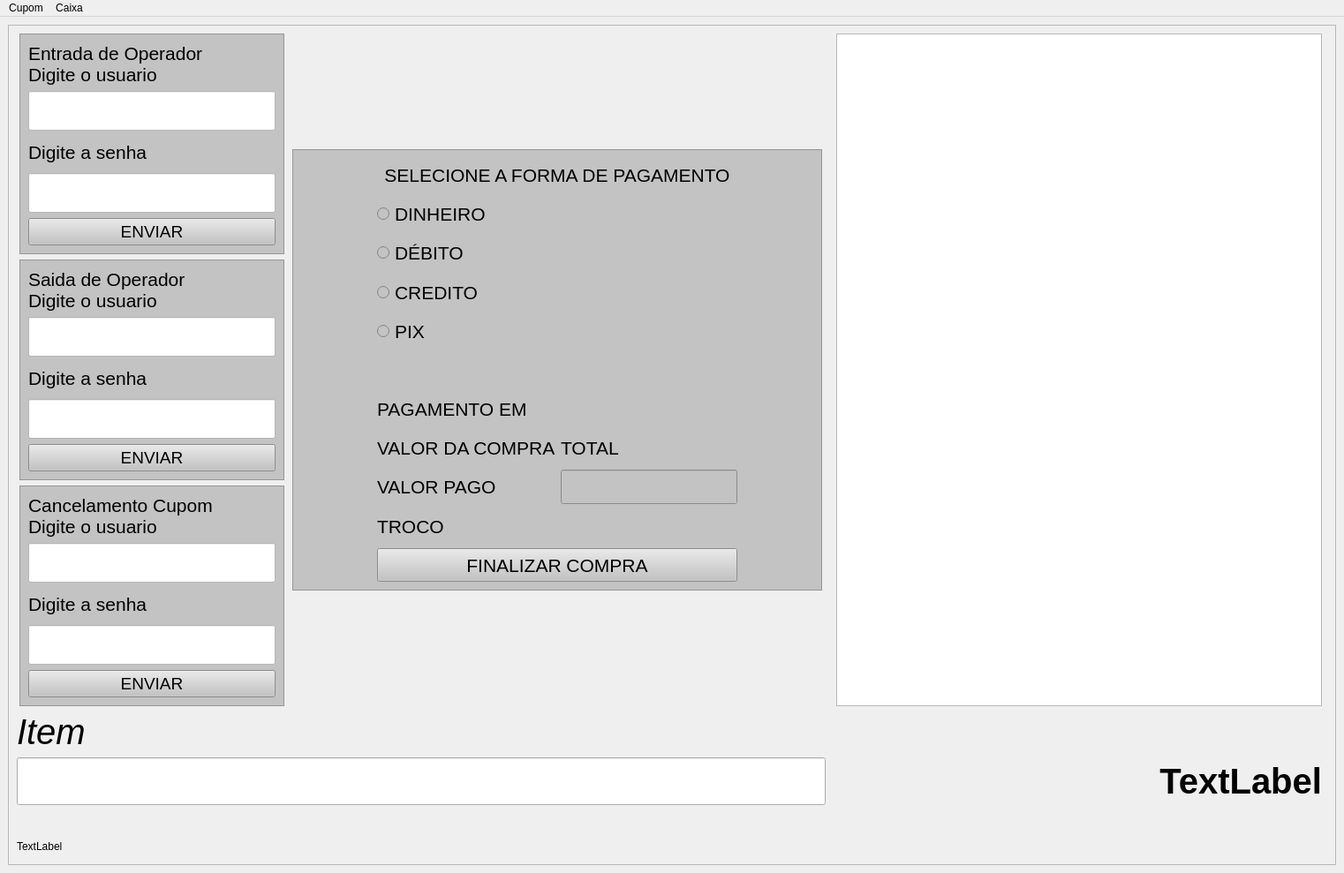
<?xml version="1.0" encoding="UTF-8"?>
<ui version="4.0">
 <class>MainWindow</class>
 <widget class="QMainWindow" name="MainWindow">
  <property name="geometry">
   <rect>
    <x>0</x>
    <y>0</y>
    <width>1522</width>
    <height>989</height>
   </rect>
  </property>
  <property name="windowTitle">
   <string>SisVendas 2023</string>
  </property>
  <widget class="QWidget" name="centralwidget">
   <layout class="QGridLayout" name="gridLayout_8">
    <item row="1" column="2">
     <layout class="QHBoxLayout" name="horizontalLayout">
      <item>
       <widget class="QFrame" name="frame_modulo_vendas">
        <property name="frameShape">
         <enum>QFrame::StyledPanel</enum>
        </property>
        <property name="frameShadow">
         <enum>QFrame::Raised</enum>
        </property>
        <layout class="QGridLayout" name="gridLayout_2">
         <item row="0" column="0">
          <layout class="QGridLayout" name="gridLayout">
           <item row="3" column="1">
            <widget class="QLineEdit" name="txt_ean">
             <property name="maximumSize">
              <size>
               <width>3000</width>
               <height>16777215</height>
              </size>
             </property>
             <property name="font">
              <font>
               <pointsize>30</pointsize>
              </font>
             </property>
             <property name="text">
              <string/>
             </property>
            </widget>
           </item>
           <item row="4" column="1" colspan="4">
            <widget class="QLabel" name="lbl_mensagem">
             <property name="maximumSize">
              <size>
               <width>16777215</width>
               <height>30</height>
              </size>
             </property>
             <property name="font">
              <font>
               <weight>75</weight>
               <bold>true</bold>
              </font>
             </property>
             <property name="text">
              <string/>
             </property>
            </widget>
           </item>
           <item row="0" column="3" rowspan="2">
            <widget class="QListWidget" name="lst_itens">
             <property name="minimumSize">
              <size>
               <width>550</width>
               <height>0</height>
              </size>
             </property>
             <property name="maximumSize">
              <size>
               <width>550</width>
               <height>2000</height>
              </size>
             </property>
             <property name="font">
              <font>
               <pointsize>15</pointsize>
              </font>
             </property>
            </widget>
           </item>
           <item row="5" column="1" colspan="4">
            <widget class="QLabel" name="lbl_rodape">
             <property name="maximumSize">
              <size>
               <width>16777215</width>
               <height>30</height>
              </size>
             </property>
             <property name="text">
              <string>TextLabel</string>
             </property>
            </widget>
           </item>
           <item row="3" column="3">
            <widget class="QLabel" name="lbl_total">
             <property name="maximumSize">
              <size>
               <width>550</width>
               <height>16777215</height>
              </size>
             </property>
             <property name="font">
              <font>
               <pointsize>30</pointsize>
               <weight>75</weight>
               <italic>false</italic>
               <bold>true</bold>
              </font>
             </property>
             <property name="text">
              <string>TextLabel</string>
             </property>
             <property name="alignment">
              <set>Qt::AlignRight|Qt::AlignTrailing|Qt::AlignVCenter</set>
             </property>
            </widget>
           </item>
           <item row="2" column="1" colspan="3">
            <widget class="QLabel" name="lbl_item">
             <property name="minimumSize">
              <size>
               <width>800</width>
               <height>0</height>
              </size>
             </property>
             <property name="maximumSize">
              <size>
               <width>800</width>
               <height>50</height>
              </size>
             </property>
             <property name="font">
              <font>
               <pointsize>30</pointsize>
               <italic>true</italic>
              </font>
             </property>
             <property name="text">
              <string>Item</string>
             </property>
            </widget>
           </item>
           <item row="0" column="1" rowspan="2">
            <layout class="QHBoxLayout" name="horizontalLayout_3">
             <item>
              <layout class="QVBoxLayout" name="verticalLayout_5">
               <item>
                <widget class="QFrame" name="frame_login">
                 <property name="minimumSize">
                  <size>
                   <width>300</width>
                   <height>250</height>
                  </size>
                 </property>
                 <property name="maximumSize">
                  <size>
                   <width>300</width>
                   <height>250</height>
                  </size>
                 </property>
                 <property name="styleSheet">
                  <string notr="true">background-color: rgb(195, 195, 195);</string>
                 </property>
                 <property name="frameShape">
                  <enum>QFrame::StyledPanel</enum>
                 </property>
                 <property name="frameShadow">
                  <enum>QFrame::Raised</enum>
                 </property>
                 <layout class="QGridLayout" name="gridLayout_6">
                  <item row="0" column="0">
                   <layout class="QVBoxLayout" name="verticalLayout_2">
                    <item>
                     <widget class="QLabel" name="lbl_msg_login_3">
                      <property name="font">
                       <font>
                        <pointsize>16</pointsize>
                       </font>
                      </property>
                      <property name="text">
                       <string>Entrada de Operador
Digite o usuario</string>
                      </property>
                     </widget>
                    </item>
                    <item>
                     <widget class="QLineEdit" name="ed_usuario_login">
                      <property name="font">
                       <font>
                        <pointsize>25</pointsize>
                       </font>
                      </property>
                      <property name="styleSheet">
                       <string notr="true">background-color: rgb(255, 255, 255);</string>
                      </property>
                     </widget>
                    </item>
                    <item>
                     <widget class="QLabel" name="lbl_msg_login_4">
                      <property name="font">
                       <font>
                        <pointsize>16</pointsize>
                       </font>
                      </property>
                      <property name="text">
                       <string>Digite a senha</string>
                      </property>
                     </widget>
                    </item>
                    <item>
                     <widget class="QLineEdit" name="ed_senha_login">
                      <property name="font">
                       <font>
                        <pointsize>25</pointsize>
                       </font>
                      </property>
                      <property name="styleSheet">
                       <string notr="true">background-color: rgb(255, 255, 255);</string>
                      </property>
                      <property name="inputMask">
                       <string/>
                      </property>
                      <property name="text">
                       <string/>
                      </property>
                     </widget>
                    </item>
                    <item>
                     <widget class="QPushButton" name="bt_entraOperador">
                      <property name="font">
                       <font>
                        <pointsize>14</pointsize>
                       </font>
                      </property>
                      <property name="text">
                       <string>ENVIAR</string>
                      </property>
                     </widget>
                    </item>
                   </layout>
                  </item>
                 </layout>
                </widget>
               </item>
               <item>
                <widget class="QFrame" name="frame_logout">
                 <property name="minimumSize">
                  <size>
                   <width>300</width>
                   <height>250</height>
                  </size>
                 </property>
                 <property name="maximumSize">
                  <size>
                   <width>300</width>
                   <height>250</height>
                  </size>
                 </property>
                 <property name="styleSheet">
                  <string notr="true">background-color: rgb(195, 195, 195);</string>
                 </property>
                 <property name="frameShape">
                  <enum>QFrame::StyledPanel</enum>
                 </property>
                 <property name="frameShadow">
                  <enum>QFrame::Raised</enum>
                 </property>
                 <layout class="QGridLayout" name="gridLayout_5">
                  <item row="0" column="0">
                   <layout class="QVBoxLayout" name="verticalLayout">
                    <item>
                     <widget class="QLabel" name="lbl_msg_login">
                      <property name="font">
                       <font>
                        <pointsize>16</pointsize>
                       </font>
                      </property>
                      <property name="text">
                       <string>Saida de Operador
Digite o usuario</string>
                      </property>
                     </widget>
                    </item>
                    <item>
                     <widget class="QLineEdit" name="ed_usuario_logout">
                      <property name="font">
                       <font>
                        <pointsize>25</pointsize>
                       </font>
                      </property>
                      <property name="styleSheet">
                       <string notr="true">background-color: rgb(255, 255, 255);</string>
                      </property>
                     </widget>
                    </item>
                    <item>
                     <widget class="QLabel" name="lbl_msg_login_2">
                      <property name="font">
                       <font>
                        <pointsize>16</pointsize>
                       </font>
                      </property>
                      <property name="text">
                       <string>Digite a senha</string>
                      </property>
                     </widget>
                    </item>
                    <item>
                     <widget class="QLineEdit" name="ed_senha_logout">
                      <property name="font">
                       <font>
                        <pointsize>25</pointsize>
                       </font>
                      </property>
                      <property name="styleSheet">
                       <string notr="true">background-color: rgb(255, 255, 255);</string>
                      </property>
                     </widget>
                    </item>
                    <item>
                     <widget class="QPushButton" name="bt_saiOperador">
                      <property name="font">
                       <font>
                        <pointsize>14</pointsize>
                       </font>
                      </property>
                      <property name="text">
                       <string>ENVIAR</string>
                      </property>
                     </widget>
                    </item>
                   </layout>
                  </item>
                 </layout>
                </widget>
               </item>
               <item>
                <widget class="QFrame" name="frame_cancelaCupom">
                 <property name="minimumSize">
                  <size>
                   <width>300</width>
                   <height>250</height>
                  </size>
                 </property>
                 <property name="maximumSize">
                  <size>
                   <width>250</width>
                   <height>250</height>
                  </size>
                 </property>
                 <property name="styleSheet">
                  <string notr="true">background-color: rgb(195, 195, 195);</string>
                 </property>
                 <property name="frameShape">
                  <enum>QFrame::StyledPanel</enum>
                 </property>
                 <property name="frameShadow">
                  <enum>QFrame::Raised</enum>
                 </property>
                 <layout class="QGridLayout" name="gridLayout_7">
                  <item row="0" column="0">
                   <layout class="QVBoxLayout" name="verticalLayout_3">
                    <item>
                     <widget class="QLabel" name="lbl_msg_login_5">
                      <property name="font">
                       <font>
                        <pointsize>16</pointsize>
                       </font>
                      </property>
                      <property name="text">
                       <string>Cancelamento Cupom
Digite o usuario</string>
                      </property>
                     </widget>
                    </item>
                    <item>
                     <widget class="QLineEdit" name="ed_usuario_cancelaCupom">
                      <property name="font">
                       <font>
                        <pointsize>25</pointsize>
                       </font>
                      </property>
                      <property name="styleSheet">
                       <string notr="true">background-color: rgb(255, 255, 255);</string>
                      </property>
                     </widget>
                    </item>
                    <item>
                     <widget class="QLabel" name="lbl_msg_login_6">
                      <property name="font">
                       <font>
                        <pointsize>16</pointsize>
                       </font>
                      </property>
                      <property name="text">
                       <string>Digite a senha</string>
                      </property>
                     </widget>
                    </item>
                    <item>
                     <widget class="QLineEdit" name="ed_senha_cancelaCupom">
                      <property name="font">
                       <font>
                        <pointsize>25</pointsize>
                       </font>
                      </property>
                      <property name="styleSheet">
                       <string notr="true">background-color: rgb(255, 255, 255);</string>
                      </property>
                     </widget>
                    </item>
                    <item>
                     <widget class="QPushButton" name="bt_cancelaCupom">
                      <property name="font">
                       <font>
                        <pointsize>14</pointsize>
                       </font>
                      </property>
                      <property name="text">
                       <string>ENVIAR</string>
                      </property>
                     </widget>
                    </item>
                   </layout>
                  </item>
                 </layout>
                </widget>
               </item>
              </layout>
             </item>
             <item>
              <layout class="QVBoxLayout" name="verticalLayout_4">
               <item>
                <widget class="QFrame" name="frame_subtotal">
                 <property name="minimumSize">
                  <size>
                   <width>600</width>
                   <height>500</height>
                  </size>
                 </property>
                 <property name="maximumSize">
                  <size>
                   <width>600</width>
                   <height>500</height>
                  </size>
                 </property>
                 <property name="styleSheet">
                  <string notr="true">background-color: rgb(195, 195, 195);</string>
                 </property>
                 <property name="frameShape">
                  <enum>QFrame::StyledPanel</enum>
                 </property>
                 <property name="frameShadow">
                  <enum>QFrame::Raised</enum>
                 </property>
                 <layout class="QGridLayout" name="gridLayout_4">
                  <item row="0" column="1">
                   <layout class="QGridLayout" name="gridLayout_3">
                    <item row="9" column="2">
                     <widget class="QLabel" name="lb_troco">
                      <property name="maximumSize">
                       <size>
                        <width>16777215</width>
                        <height>40</height>
                       </size>
                      </property>
                      <property name="font">
                       <font>
                        <pointsize>16</pointsize>
                       </font>
                      </property>
                      <property name="text">
                       <string/>
                      </property>
                     </widget>
                    </item>
                    <item row="4" column="1" colspan="2">
                     <widget class="QRadioButton" name="rb_pix">
                      <property name="maximumSize">
                       <size>
                        <width>16777215</width>
                        <height>40</height>
                       </size>
                      </property>
                      <property name="font">
                       <font>
                        <pointsize>16</pointsize>
                       </font>
                      </property>
                      <property name="text">
                       <string>PIX</string>
                      </property>
                     </widget>
                    </item>
                    <item row="1" column="1" colspan="2">
                     <widget class="QRadioButton" name="rb_dinheiro">
                      <property name="maximumSize">
                       <size>
                        <width>16777215</width>
                        <height>40</height>
                       </size>
                      </property>
                      <property name="font">
                       <font>
                        <pointsize>16</pointsize>
                       </font>
                      </property>
                      <property name="text">
                       <string>DINHEIRO</string>
                      </property>
                     </widget>
                    </item>
                    <item row="8" column="1">
                     <widget class="QLabel" name="label_5">
                      <property name="maximumSize">
                       <size>
                        <width>16777215</width>
                        <height>40</height>
                       </size>
                      </property>
                      <property name="font">
                       <font>
                        <pointsize>16</pointsize>
                       </font>
                      </property>
                      <property name="text">
                       <string>VALOR PAGO</string>
                      </property>
                     </widget>
                    </item>
                    <item row="3" column="1" colspan="2">
                     <widget class="QRadioButton" name="rb_credito">
                      <property name="maximumSize">
                       <size>
                        <width>16777215</width>
                        <height>40</height>
                       </size>
                      </property>
                      <property name="font">
                       <font>
                        <pointsize>16</pointsize>
                       </font>
                      </property>
                      <property name="text">
                       <string>CREDITO</string>
                      </property>
                     </widget>
                    </item>
                    <item row="2" column="1" colspan="2">
                     <widget class="QRadioButton" name="rb_debito">
                      <property name="maximumSize">
                       <size>
                        <width>16777215</width>
                        <height>40</height>
                       </size>
                      </property>
                      <property name="font">
                       <font>
                        <pointsize>16</pointsize>
                       </font>
                      </property>
                      <property name="text">
                       <string>DÉBITO</string>
                      </property>
                     </widget>
                    </item>
                    <item row="9" column="1">
                     <widget class="QLabel" name="label_6">
                      <property name="maximumSize">
                       <size>
                        <width>16777215</width>
                        <height>40</height>
                       </size>
                      </property>
                      <property name="font">
                       <font>
                        <pointsize>16</pointsize>
                       </font>
                      </property>
                      <property name="text">
                       <string>TROCO</string>
                      </property>
                     </widget>
                    </item>
                    <item row="0" column="0" colspan="4">
                     <widget class="QLabel" name="label_2">
                      <property name="maximumSize">
                       <size>
                        <width>16777215</width>
                        <height>40</height>
                       </size>
                      </property>
                      <property name="font">
                       <font>
                        <pointsize>16</pointsize>
                       </font>
                      </property>
                      <property name="text">
                       <string>SELECIONE A FORMA DE PAGAMENTO</string>
                      </property>
                      <property name="alignment">
                       <set>Qt::AlignCenter</set>
                      </property>
                     </widget>
                    </item>
                    <item row="7" column="2">
                     <widget class="QLabel" name="lb_total">
                      <property name="font">
                       <font>
                        <pointsize>16</pointsize>
                       </font>
                      </property>
                      <property name="text">
                       <string>TOTAL</string>
                      </property>
                     </widget>
                    </item>
                    <item row="7" column="1">
                     <widget class="QLabel" name="label_4">
                      <property name="maximumSize">
                       <size>
                        <width>16777215</width>
                        <height>40</height>
                       </size>
                      </property>
                      <property name="font">
                       <font>
                        <pointsize>16</pointsize>
                       </font>
                      </property>
                      <property name="text">
                       <string>VALOR DA COMPRA</string>
                      </property>
                     </widget>
                    </item>
                    <item row="10" column="1" colspan="2">
                     <widget class="QPushButton" name="bt_finalizar">
                      <property name="maximumSize">
                       <size>
                        <width>16777215</width>
                        <height>40</height>
                       </size>
                      </property>
                      <property name="font">
                       <font>
                        <pointsize>16</pointsize>
                       </font>
                      </property>
                      <property name="text">
                       <string>FINALIZAR COMPRA</string>
                      </property>
                     </widget>
                    </item>
                    <item row="8" column="2">
                     <widget class="QLineEdit" name="ed_valorPago">
                      <property name="maximumSize">
                       <size>
                        <width>200</width>
                        <height>40</height>
                       </size>
                      </property>
                      <property name="font">
                       <font>
                        <pointsize>16</pointsize>
                       </font>
                      </property>
                     </widget>
                    </item>
                    <item row="5" column="1">
                     <widget class="QLabel" name="label_3">
                      <property name="text">
                       <string/>
                      </property>
                     </widget>
                    </item>
                    <item row="6" column="2">
                     <widget class="QLabel" name="lbl_tipo_pagto">
                      <property name="font">
                       <font>
                        <pointsize>16</pointsize>
                       </font>
                      </property>
                      <property name="text">
                       <string/>
                      </property>
                     </widget>
                    </item>
                    <item row="6" column="1">
                     <widget class="QLabel" name="label_7">
                      <property name="font">
                       <font>
                        <pointsize>16</pointsize>
                       </font>
                      </property>
                      <property name="text">
                       <string>PAGAMENTO EM</string>
                      </property>
                     </widget>
                    </item>
                   </layout>
                  </item>
                 </layout>
                </widget>
               </item>
              </layout>
             </item>
            </layout>
           </item>
          </layout>
         </item>
        </layout>
       </widget>
      </item>
     </layout>
    </item>
   </layout>
  </widget>
  <widget class="QMenuBar" name="menuBar">
   <property name="geometry">
    <rect>
     <x>0</x>
     <y>0</y>
     <width>1522</width>
     <height>22</height>
    </rect>
   </property>
   <widget class="QMenu" name="menuSubTotal">
    <property name="title">
     <string>Cupom</string>
    </property>
    <addaction name="actionRetornar"/>
    <addaction name="actionCancelaItem"/>
    <addaction name="actionFinalizaCupom"/>
    <addaction name="actionCancelaCupom"/>
   </widget>
   <widget class="QMenu" name="menuCaixa">
    <property name="title">
     <string>Caixa</string>
    </property>
    <addaction name="actionEntraOperador"/>
    <addaction name="actionSaiOperador"/>
    <addaction name="actionAbre_Caixa"/>
   </widget>
   <addaction name="menuSubTotal"/>
   <addaction name="menuCaixa"/>
  </widget>
  <action name="actionCancelaItem">
   <property name="text">
    <string>CancelaItem</string>
   </property>
   <property name="shortcut">
    <string>Shift+C</string>
   </property>
  </action>
  <action name="actionFinalizaCupom">
   <property name="text">
    <string>FinalizaCupom</string>
   </property>
   <property name="shortcut">
    <string>Ctrl+F</string>
   </property>
  </action>
  <action name="actionCancelaCupom">
   <property name="text">
    <string>CancelaCupom</string>
   </property>
   <property name="shortcut">
    <string>Ctrl+C</string>
   </property>
  </action>
  <action name="actionRetornar">
   <property name="text">
    <string>Retornar</string>
   </property>
   <property name="shortcut">
    <string>Esc</string>
   </property>
  </action>
  <action name="actionAbre_Caixa">
   <property name="text">
    <string>Redução Z</string>
   </property>
  </action>
  <action name="actionSaiOperador">
   <property name="text">
    <string>Sai Operador</string>
   </property>
  </action>
  <action name="actionEntraOperador">
   <property name="text">
    <string>Entra Operador</string>
   </property>
  </action>
 </widget>
 <resources/>
 <connections/>
</ui>
